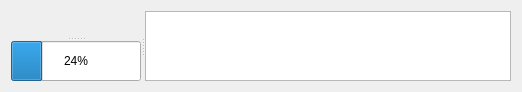
<?xml version="1.0" encoding="UTF-8"?>
<ui version="4.0">
 <class>UploadWidget</class>
 <widget class="QWidget" name="UploadWidget">
  <property name="geometry">
   <rect>
    <x>0</x>
    <y>0</y>
    <width>522</width>
    <height>88</height>
   </rect>
  </property>
  <property name="windowTitle">
   <string>Form</string>
  </property>
  <layout class="QVBoxLayout" name="verticalLayout">
   <item>
    <widget class="QSplitter" name="splitter_2">
     <property name="orientation">
      <enum>Qt::Horizontal</enum>
     </property>
     <widget class="QSplitter" name="splitter">
      <property name="orientation">
       <enum>Qt::Vertical</enum>
      </property>
      <widget class="QLabel" name="data_item_label">
       <property name="text">
        <string/>
       </property>
      </widget>
      <widget class="QProgressBar" name="data_item_progress">
       <property name="maximumSize">
        <size>
         <width>16777215</width>
         <height>100</height>
        </size>
       </property>
       <property name="value">
        <number>24</number>
       </property>
      </widget>
     </widget>
     <widget class="QPlainTextEdit" name="data_item_status_edit"/>
    </widget>
   </item>
  </layout>
 </widget>
 <resources/>
 <connections/>
</ui>
